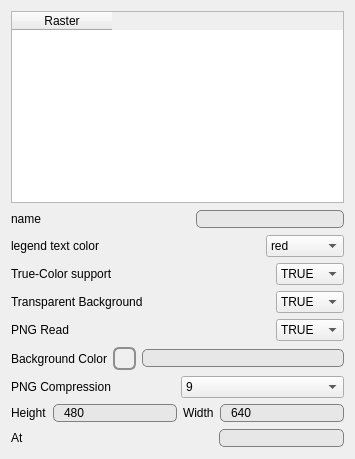
             <widget class="QWidget" name="tab_6">
              <attribute name="title">
               <string>I/O</string>
              </attribute>
              <layout class="QVBoxLayout" name="verticalLayout_8">
               <item>
                <layout class="QHBoxLayout" name="horizontalLayout_6">
                 <item>
                  <widget class="QTableWidget" name="data">
                   <column>
                    <property name="text">
                     <string>Raster</string>
                    </property>
                    <property name="icon">
                     <iconset resource="../resources.qrc">
                      <normaloff>:/icons/element-cell.gif</normaloff>:/icons/element-cell.gif</iconset>
                    </property>
                   </column>
                  </widget>
                 </item>
                </layout>
               </item>
               <item>
                <layout class="QHBoxLayout" name="horizontalLayout_2">
                 <item>
                  <widget class="QLabel" name="label_3">
                   <property name="text">
                    <string>name</string>
                   </property>
                  </widget>
                 </item>
                 <item>
                  <spacer name="horizontalSpacer_7">
                   <property name="orientation">
                    <enum>Qt::Horizontal</enum>
                   </property>
                   <property name="sizeHint" stdset="0">
                    <size>
                     <width>40</width>
                     <height>20</height>
                    </size>
                   </property>
                  </spacer>
                 </item>
                 <item>
                  <widget class="QLineEdit" name="legendname">
                   <property name="styleSheet">
                    <string notr="true">QLineEdit {
     border: 1px solid gray;
     border-radius: 5px;
     padding: 0 8px;
     background: rgb(231, 231, 231);
 }</string>
                   </property>
                  </widget>
                 </item>
                </layout>
               </item>
               <item>
                <layout class="QVBoxLayout" name="verticalLayout_12">
                 <item>
                  <layout class="QHBoxLayout" name="horizontalLayout_4">
                   <item>
                    <widget class="QLabel" name="label">
                     <property name="text">
                      <string>legend text color</string>
                     </property>
                    </widget>
                   </item>
                   <item>
                    <spacer name="horizontalSpacer_4">
                     <property name="orientation">
                      <enum>Qt::Horizontal</enum>
                     </property>
                     <property name="sizeHint" stdset="0">
                      <size>
                       <width>40</width>
                       <height>20</height>
                      </size>
                     </property>
                    </spacer>
                   </item>
                   <item>
                    <widget class="QComboBox" name="textlegendcolor">
                     <property name="currentIndex">
                      <number>1</number>
                     </property>
                     <item>
                      <property name="text">
                       <string/>
                      </property>
                     </item>
                     <item>
                      <property name="text">
                       <string>red</string>
                      </property>
                     </item>
                     <item>
                      <property name="text">
                       <string>orange</string>
                      </property>
                     </item>
                     <item>
                      <property name="text">
                       <string>yellow</string>
                      </property>
                     </item>
                     <item>
                      <property name="text">
                       <string>green</string>
                      </property>
                     </item>
                     <item>
                      <property name="text">
                       <string>blue</string>
                      </property>
                     </item>
                     <item>
                      <property name="text">
                       <string>indigo</string>
                      </property>
                     </item>
                     <item>
                      <property name="text">
                       <string>violet</string>
                      </property>
                     </item>
                     <item>
                      <property name="text">
                       <string>white</string>
                      </property>
                     </item>
                     <item>
                      <property name="text">
                       <string>black</string>
                      </property>
                     </item>
                     <item>
                      <property name="text">
                       <string>gray</string>
                      </property>
                     </item>
                     <item>
                      <property name="text">
                       <string>brown</string>
                      </property>
                     </item>
                     <item>
                      <property name="text">
                       <string>magenta</string>
                      </property>
                     </item>
                     <item>
                      <property name="text">
                       <string>aqua</string>
                      </property>
                     </item>
                     <item>
                      <property name="text">
                       <string>grey</string>
                      </property>
                     </item>
                     <item>
                      <property name="text">
                       <string>cyan</string>
                      </property>
                     </item>
                     <item>
                      <property name="text">
                       <string>purple</string>
                      </property>
                     </item>
                    </widget>
                   </item>
                  </layout>
                 </item>
                 <item>
                  <layout class="QHBoxLayout" name="horizontalLayout_3">
                   <item>
                    <widget class="QLabel" name="label_4">
                     <property name="text">
                      <string>True-Color support</string>
                     </property>
                    </widget>
                   </item>
                   <item>
                    <spacer name="horizontalSpacer_8">
                     <property name="orientation">
                      <enum>Qt::Horizontal</enum>
                     </property>
                     <property name="sizeHint" stdset="0">
                      <size>
                       <width>40</width>
                       <height>20</height>
                      </size>
                     </property>
                    </spacer>
                   </item>
                   <item>
                    <widget class="QComboBox" name="TrueColor">
                     <property name="currentIndex">
                      <number>1</number>
                     </property>
                     <item>
                      <property name="text">
                       <string/>
                      </property>
                     </item>
                     <item>
                      <property name="text">
                       <string>TRUE</string>
                      </property>
                     </item>
                     <item>
                      <property name="text">
                       <string>FALSE</string>
                      </property>
                     </item>
                    </widget>
                   </item>
                  </layout>
                 </item>
                 <item>
                  <layout class="QHBoxLayout" name="horizontalLayout_14">
                   <item>
                    <widget class="QLabel" name="label_5">
                     <property name="text">
                      <string>Transparent Background</string>
                     </property>
                    </widget>
                   </item>
                   <item>
                    <spacer name="horizontalSpacer_9">
                     <property name="orientation">
                      <enum>Qt::Horizontal</enum>
                     </property>
                     <property name="sizeHint" stdset="0">
                      <size>
                       <width>40</width>
                       <height>20</height>
                      </size>
                     </property>
                    </spacer>
                   </item>
                   <item>
                    <widget class="QComboBox" name="AlphaBkg">
                     <property name="currentIndex">
                      <number>1</number>
                     </property>
                     <item>
                      <property name="text">
                       <string/>
                      </property>
                     </item>
                     <item>
                      <property name="text">
                       <string>TRUE</string>
                      </property>
                     </item>
                     <item>
                      <property name="text">
                       <string>FALSE</string>
                      </property>
                     </item>
                    </widget>
                   </item>
                  </layout>
                 </item>
                 <item>
                  <layout class="QHBoxLayout" name="horizontalLayout_15">
                   <item>
                    <widget class="QLabel" name="label_6">
                     <property name="enabled">
                      <bool>true</bool>
                     </property>
                     <property name="text">
                      <string>PNG Read</string>
                     </property>
                    </widget>
                   </item>
                   <item>
                    <spacer name="horizontalSpacer_10">
                     <property name="orientation">
                      <enum>Qt::Horizontal</enum>
                     </property>
                     <property name="sizeHint" stdset="0">
                      <size>
                       <width>40</width>
                       <height>20</height>
                      </size>
                     </property>
                    </spacer>
                   </item>
                   <item>
                    <widget class="QComboBox" name="PngRead">
                     <property name="enabled">
                      <bool>true</bool>
                     </property>
                     <property name="currentIndex">
                      <number>2</number>
                     </property>
                     <item>
                      <property name="text">
                       <string/>
                      </property>
                     </item>
                     <item>
                      <property name="text">
                       <string>FALSE</string>
                      </property>
                     </item>
                     <item>
                      <property name="text">
                       <string>TRUE</string>
                      </property>
                     </item>
                    </widget>
                   </item>
                  </layout>
                 </item>
                </layout>
               </item>
               <item>
                <layout class="QHBoxLayout" name="horizontalLayout_16">
                 <item>
                  <widget class="QLabel" name="label_7">
                   <property name="text">
                    <string>Background Color</string>
                   </property>
                  </widget>
                 </item>
                 <item>
                  <widget class="QToolButton" name="kmlbkgcolor">
                   <property name="styleSheet">
                    <string notr="true"> QToolButton { /* all types of tool button */
     border: 2px solid #8f8f91;
     border-radius: 6px;
     background-color: qlineargradient(x1: 0, y1: 0, x2: 0, y2: 1,
                                       stop: 0 #f6f7fa, stop: 1 #dadbde);
 }

 QToolButton[popupMode=&quot;1&quot;] { /* only for MenuButtonPopup */
     padding-right: 20px; /* make way for the popup button */
 }

 QToolButton:pressed {
     background-color: qlineargradient(x1: 0, y1: 0, x2: 0, y2: 1,
                                       stop: 0 #dadbde, stop: 1 #f6f7fa);
 }

 QToolButton:checked {
     background-color: qlineargradient(x1: 0, y1: 0, x2: 0, y2: 1,
                                       stop: 0 white, stop: 1 blue);
 }

 /* the subcontrols below are used only in the MenuButtonPopup mode */
 QToolButton::menu-button {
     border: 2px solid gray;
     border-top-right-radius: 6px;
     border-bottom-right-radius: 6px;
     /* 16px width + 4px for border = 20px allocated above */
     width: 16px;
 }

 QToolButton::menu-arrow {
     image: url(downarrow.png);
 }

 QToolButton::menu-arrow:open {
     top: 1px; left: 1px; /* shift it a bit */
 }</string>
                   </property>
                   <property name="text">
                    <string/>
                   </property>
                  </widget>
                 </item>
                 <item>
                  <widget class="QLineEdit" name="bkgcolor">
                   <property name="styleSheet">
                    <string notr="true">QLineEdit {
     border: 1px solid gray;
     border-radius: 5px;
     padding: 0 8px;
     background: rgb(231, 231, 231);
 }</string>
                   </property>
                   <property name="readOnly">
                    <bool>true</bool>
                   </property>
                  </widget>
                 </item>
                </layout>
               </item>
               <item>
                <layout class="QHBoxLayout" name="horizontalLayout_17">
                 <item>
                  <widget class="QLabel" name="label_8">
                   <property name="text">
                    <string>PNG Compression</string>
                   </property>
                  </widget>
                 </item>
                 <item>
                  <widget class="QComboBox" name="PngKomp">
                   <property name="currentIndex">
                    <number>9</number>
                   </property>
                   <item>
                    <property name="text">
                     <string/>
                    </property>
                   </item>
                   <item>
                    <property name="text">
                     <string>1</string>
                    </property>
                   </item>
                   <item>
                    <property name="text">
                     <string>2</string>
                    </property>
                   </item>
                   <item>
                    <property name="text">
                     <string>3</string>
                    </property>
                   </item>
                   <item>
                    <property name="text">
                     <string>4</string>
                    </property>
                   </item>
                   <item>
                    <property name="text">
                     <string>5</string>
                    </property>
                   </item>
                   <item>
                    <property name="text">
                     <string>6</string>
                    </property>
                   </item>
                   <item>
                    <property name="text">
                     <string>7</string>
                    </property>
                   </item>
                   <item>
                    <property name="text">
                     <string>8</string>
                    </property>
                   </item>
                   <item>
                    <property name="text">
                     <string>9</string>
                    </property>
                   </item>
                  </widget>
                 </item>
                </layout>
               </item>
               <item>
                <layout class="QHBoxLayout" name="horizontalLayout_18">
                 <item>
                  <widget class="QLabel" name="label_10">
                   <property name="text">
                    <string>Height</string>
                   </property>
                  </widget>
                 </item>
                 <item>
                  <widget class="QLineEdit" name="height">
                   <property name="styleSheet">
                    <string notr="true">QLineEdit {
     border: 1px solid gray;
     border-radius: 5px;
     padding: 0 8px;
     background: rgb(231, 231, 231);
 }</string>
                   </property>
                   <property name="text">
                    <string>480</string>
                   </property>
                  </widget>
                 </item>
                 <item>
                  <widget class="QLabel" name="label_9">
                   <property name="text">
                    <string>Width</string>
                   </property>
                  </widget>
                 </item>
                 <item>
                  <widget class="QLineEdit" name="width">
                   <property name="styleSheet">
                    <string notr="true">QLineEdit {
     border: 1px solid gray;
     border-radius: 5px;
     padding: 0 8px;
     background: rgb(231, 231, 231);
 }</string>
                   </property>
                   <property name="text">
                    <string>640</string>
                   </property>
                  </widget>
                 </item>
                </layout>
               </item>
               <item>
                <layout class="QHBoxLayout" name="horizontalLayout_22">
                 <item>
                  <widget class="QLabel" name="label_12">
                   <property name="text">
                    <string>At</string>
                   </property>
                  </widget>
                 </item>
                 <item>
                  <spacer name="horizontalSpacer_13">
                   <property name="orientation">
                    <enum>Qt::Horizontal</enum>
                   </property>
                   <property name="sizeHint" stdset="0">
                    <size>
                     <width>40</width>
                     <height>20</height>
                    </size>
                   </property>
                  </spacer>
                 </item>
                 <item>
                  <widget class="QLineEdit" name="lineEdit_5">
                   <property name="enabled">
                    <bool>false</bool>
                   </property>
                   <property name="minimumSize">
                    <size>
                     <width>125</width>
                     <height>0</height>
                    </size>
                   </property>
                   <property name="maximumSize">
                    <size>
                     <width>125</width>
                     <height>16777215</height>
                    </size>
                   </property>
                   <property name="styleSheet">
                    <string notr="true">QLineEdit {
     border: 1px solid gray;
     border-radius: 5px;
     padding: 0 8px;
     background: rgb(231, 231, 231);
 }</string>
                   </property>
                  </widget>
                 </item>
                </layout>
               </item>
              </layout>
             </widget>
